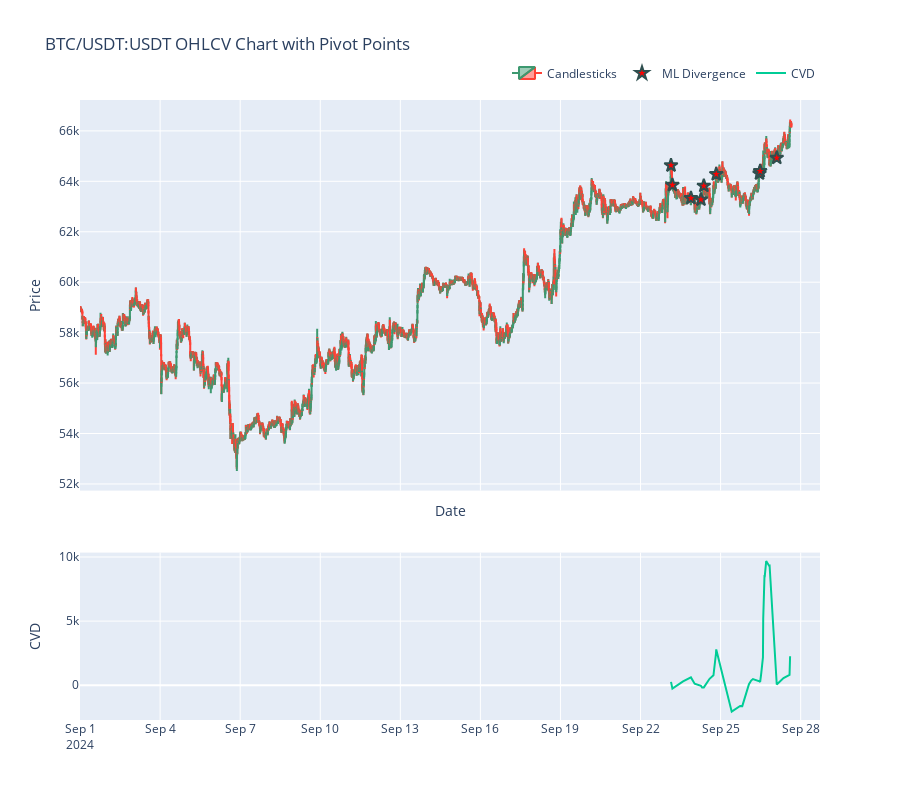

This figure's notebook cell:
### Code cell
import plotly.graph_objects as go
from plotly.subplots import make_subplots

# Create the candlestick chart
fig = go.Figure(
    data=[
        go.Candlestick(
            x=dataframe.index,
            open=dataframe['open'],
            high=dataframe['high'],
            low=dataframe['low'],
            close=dataframe['close']
        )
])

# Add ML divergence markers
divergence_points = dataframe[dataframe['ml_divergence'] == 1]

fig.add_trace(go.Scatter(
    x=divergence_points.index,
    y=divergence_points['close'],
    mode='markers',
    marker=dict(
        size=10,
        symbol='star',
        color='red',
        line=dict(width=2, color='DarkSlateGrey')
    ),
    name='ML Divergence'
))

# Add CVD subplot
fig = make_subplots(rows=2, cols=1, shared_xaxes=True, vertical_spacing=0.1, row_heights=[0.7, 0.3])

# Add candlestick chart to the first subplot
fig.add_trace(
    go.Candlestick(
        x=dataframe.index,
        open=dataframe['open'],
        high=dataframe['high'],
        low=dataframe['low'],
        close=dataframe['close'],
        name='Candlesticks'
    ),
    row=1, col=1
)

# Add ML divergence markers to the first subplot
fig.add_trace(
    go.Scatter(
        x=divergence_points.index,
        y=divergence_points['close'],
        mode='markers',
        marker=dict(
            size=10,
            symbol='star',
            color='red',
            line=dict(width=2, color='DarkSlateGrey')
        ),
        name='ML Divergence'
    ),
    row=1, col=1
)

# Add CVD to the second subplot
fig.add_trace(
    go.Scatter(
        x=dataframe.index,
        y=dataframe['cvd'],
        mode='lines',
        name='CVD'
    ),
    row=2, col=1
)

# Update layout for both subplots
fig.update_layout(
    title=f'{PAIR} OHLCV Chart with Pivot Points and CVD',
    yaxis_title='Price',
    xaxis_title='Date',
    xaxis_rangeslider_visible=False,
    legend=dict(orientation="h", yanchor="bottom", y=1.02, xanchor="right", x=1),
    height=800  # Increase the overall height to accommodate the subplot
)

# Update y-axis labels
fig.update_yaxes(title_text="Price", row=1, col=1)
fig.update_yaxes(title_text="CVD", row=2, col=1)


# Update layout
fig.update_layout(
    title=f'{PAIR} OHLCV Chart with Pivot Points',
    yaxis_title='Price',
    xaxis_title='Date',
    xaxis_rangeslider_visible=False,
    legend=dict(orientation="h", yanchor="bottom", y=1.02, xanchor="right", x=1)
)

# Show the plot
fig.show()

### Figure 1 — Plotly figure (JSON) as saved in the notebook; plotly's stock layout.template omitted (floating-point values rounded to 4 significant figures; data arrays with more than 128 entries replaced by an {"elided": "..."} marker saying what was removed)
{"data": [{"close": {"elided": "7677 float values"}, "high": {"elided": "7677 float values"}, "low": {"elided": "7677 float values"}, "name": "Candlesticks", "open": {"elided": "7677 float values"}, "type": "candlestick", "x": {"elided": "7677 str values"}, "xaxis": "x", "yaxis": "y"}, {"marker": {"color": "red", "line": {"color": "DarkSlateGrey", "width": 2}, "size": 10, "symbol": "star"}, "mode": "markers", "name": "ML Divergence", "type": "scatter", "x": ["2024-09-23T03:25:00+00:00", "2024-09-23T04:40:00+00:00", "2024-09-23T21:20:00+00:00", "2024-09-24T06:20:00+00:00", "2024-09-24T08:55:00+00:00", "2024-09-24T20:05:00+00:00", "2024-09-26T11:00:00+00:00", "2024-09-26T11:35:00+00:00", "2024-09-27T02:30:00+00:00"], "xaxis": "x", "y": [64630.0, 63850.0, 63330.0, 63280.0, 63820.0, 64280.0, 64310.0, 64400.0, 64930.0], "yaxis": "y"}, {"mode": "lines", "name": "CVD", "type": "scatter", "x": ["2024-09-23T03:25:00+00:00", "2024-09-23T04:20:00+00:00", "2024-09-23T04:40:00+00:00", "2024-09-23T14:15:00+00:00", "2024-09-23T21:20:00+00:00", "2024-09-24T00:40:00+00:00", "2024-09-24T06:20:00+00:00", "2024-09-24T07:20:00+00:00", "2024-09-24T08:55:00+00:00", "2024-09-24T14:05:00+00:00", "2024-09-24T17:35:00+00:00", "2024-09-24T19:50:00+00:00", "2024-09-24T20:05:00+00:00", "2024-09-25T10:00:00+00:00", "2024-09-25T17:35:00+00:00", "2024-09-25T19:30:00+00:00", "2024-09-26T01:30:00+00:00", "2024-09-26T03:30:00+00:00", "2024-09-26T05:05:00+00:00", "2024-09-26T11:00:00+00:00", "2024-09-26T11:35:00+00:00", "2024-09-26T12:30:00+00:00", "2024-09-26T14:05:00+00:00", "2024-09-26T14:20:00+00:00", "2024-09-26T15:30:00+00:00", "2024-09-26T15:35:00+00:00", "2024-09-26T15:40:00+00:00", "2024-09-26T17:00:00+00:00", "2024-09-26T19:50:00+00:00", "2024-09-26T20:05:00+00:00", "2024-09-27T02:30:00+00:00", "2024-09-27T08:35:00+00:00", "2024-09-27T14:00:00+00:00", "2024-09-27T14:10:00+00:00", "2024-09-27T14:30:00+00:00"], "xaxis": "x2", "y": [263.9, -176.4, -266.1, 300.5, 611.0, 124.7, -41.7, -174.9, -168.9, 502.6, 769.5, 2455.0, 2791.0, -2058.0, -1614.0, -1626.0, 88.87, 364.6, 479.6, 299.5, 252.9, 876.6, 2177.0, 5174.0, 8600.0, 8353.0, 8433.0, 9689.0, 9282.0, 9294.0, 61.07, 564.0, 804.8, 2256.0, 2256.0], "yaxis": "y2"}], "layout": {"height": 800, "legend": {"orientation": "h", "x": 1, "xanchor": "right", "y": 1.02, "yanchor": "bottom"}, "title": {"text": "BTC/USDT:USDT OHLCV Chart with Pivot Points"}, "xaxis": {"anchor": "y", "domain": [0, 1], "matches": "x2", "rangeslider": {"visible": false}, "showticklabels": false, "title": {"text": "Date"}}, "xaxis2": {"anchor": "y2", "domain": [0, 1]}, "yaxis": {"anchor": "x", "domain": [0.37, 1], "title": {"text": "Price"}}, "yaxis2": {"anchor": "x2", "domain": [0, 0.27], "title": {"text": "CVD"}}}}
